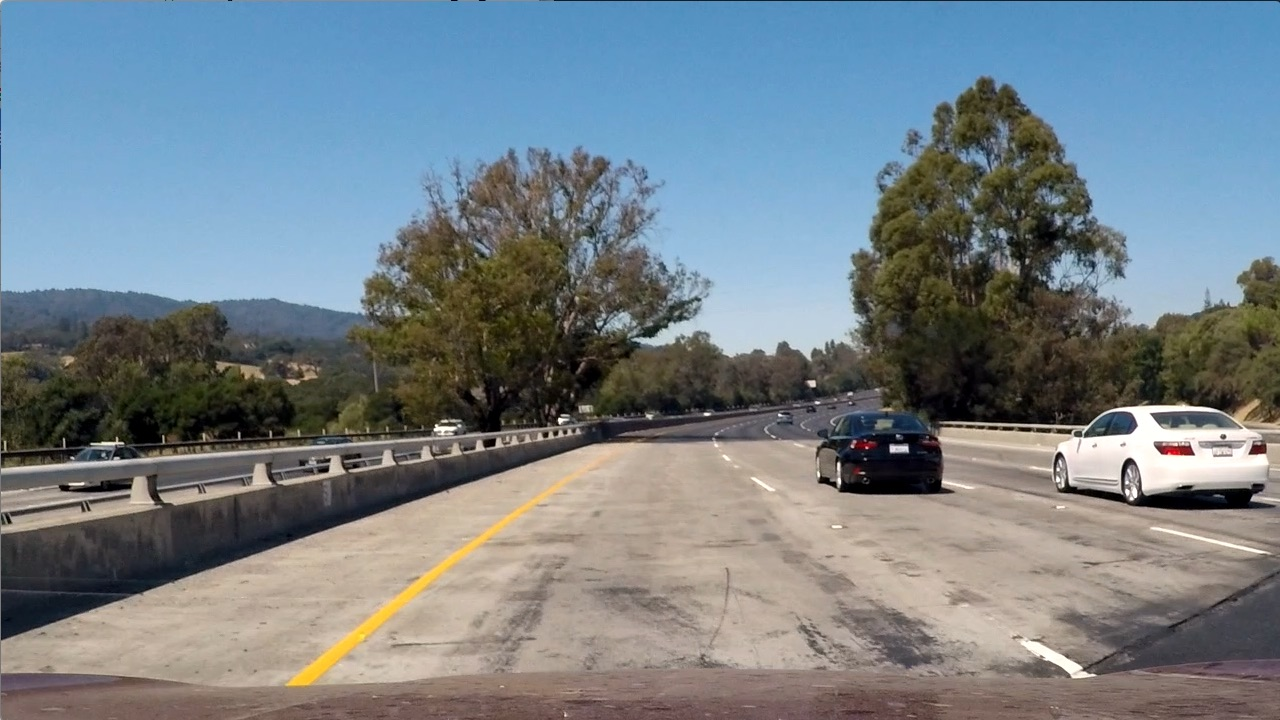
#> input picture project5_VehicleDetectionandTracking/test_images/test1.jpg, 1280 x 720 px
$ jupyter execute --allow-errors CarDetector.ipynb   (shell and % lines are left out)
#> lines starting #> are read from the running program, lines starting #| are printed output that depends on the picture
[cell 1]
import numpy as np
import cv2
import matplotlib.pyplot as plt
import matplotlib.image as mpimg

[cell 2]
def color_feature(image,size=(32,32),Bineachchannel=16):
    img= cv2.resize(image, size)
    a=np.histogram(img[:,:,2], bins=Bineachchannel, range=(0, 1))
    b=np.histogram(img[:,:,1], bins=Bineachchannel, range=(0, 1))
    c=np.histogram(img[:,:,0], bins=Bineachchannel, range=(0, 1))


    img=cv2.cvtColor(img,cv2.COLOR_RGB2HSV)
    d=np.histogram(img[:,:,2], bins=Bineachchannel, range=(0, 1))
    e=np.histogram(img[:,:,1], bins=Bineachchannel, range=(0, 1))
    f=np.histogram(img[:,:,0], bins=Bineachchannel, range=(0, 1))

    img=cv2.cvtColor(img,cv2.COLOR_RGB2HLS)
    g=np.histogram(img[:,:,2], bins=Bineachchannel, range=(0, 1))
    h=np.histogram(img[:,:,1], bins=Bineachchannel, range=(0, 1))
    l=np.histogram(img[:,:,0], bins=Bineachchannel, range=(0, 1))


    result=np.concatenate((a[0],b[0],c[0],d[0],e[0],f[0],g[0],h[0],l[0]),axis=0)
    return result

#> (a cell that did not finish here is left out)

[cell 4]
from skimage.feature import hog
pix_per_cell = 8
#> pix_per_cell = 8
cell_per_block = 2
orient = 9
def HOG(image):
    #img= cv2.resize(image, (32,32))
    image=cv2.cvtColor(image,cv2.COLOR_RGB2GRAY)
    features, hog_image = hog(image, orientations=orient,
                          pixels_per_cell=(pix_per_cell, pix_per_cell),
                          cells_per_block=(cell_per_block, cell_per_block),
                          visualise=True, feature_vector=False,
                          block_norm="L2-Hys")


    return hog_image

#> (a cell that did not finish here is left out)

[cell 6]
pix_per_cell = 16
#> pix_per_cell = 16
#> further down, image is the input picture: shape (720, 1280, 3); mean R, G, B 117.5, 128.7, 135.5
cell_per_block = 2
orient = 11

def HOG(image):
    #img= cv2.resize(image, (32,32))
    image=cv2.cvtColor(image,cv2.COLOR_RGB2GRAY)
    features, hog_image = hog(image, orientations=orient,
                          pixels_per_cell=(pix_per_cell, pix_per_cell),
                          cells_per_block=(cell_per_block, cell_per_block),
                          visualise=True, feature_vector=False,
                          block_norm="L2-Hys")


    return features.ravel()

[cell 7]
def feature_extract(image):
    a=color_feature(image)
    b=HOG(image)
    c=np.concatenate((a,b),axis=0)
    return c

[cell 8]
from sklearn.preprocessing import StandardScaler
X_scaler = StandardScaler()

[cell 9]
import glob
# Read in cars and notcars
images = glob.glob('*vehicles/*/*')
Y=[]
X=[]

for image in images:
    if 'non' in image:
        img=mpimg.imread(image)
        img=feature_extract(img)
        X.append(img)
        Y.append(0)
    else:
        img=mpimg.imread(image)
        img=feature_extract(img)
        X.append(img)
        Y.append(1)

print(np.shape(X))
print(np.shape(Y))

[cell 10]
from sklearn.model_selection import train_test_split
#from sklearn.model_selection import GridSearchCV
import time
from sklearn.svm import SVC
#> (the rest of this cell did not finish here and is left out)

#> (a cell that did not finish here is left out)

[cell 12]
from scipy.ndimage.measurements import label

#image=mpimg.imread("./test_images/test2.jpg")

class CarTracker():
    def __init__(self):
        self.Box_buffer={}
        self.n_frame=0
        self.Round=0

    def draw_labeled_bboxes(self,img, labels):
        # Iterate through all detected cars
        for car_number in range(1, labels[1]+1):
            # Find pixels with each car_number label value
            nonzero = (labels[0] == car_number).nonzero()
            # Identify x and y values of those pixels
            nonzeroy = np.array(nonzero[0])
            nonzerox = np.array(nonzero[1])
            # Define a bounding box based on min/max x and y
            bbox = ((np.min(nonzerox), np.min(nonzeroy)), (np.max(nonzerox), np.max(nonzeroy)))
            # Draw the box on the image
            cv2.rectangle(img, bbox[0], bbox[1], (0,0,255), 6)
        # Return the image
        return img

    def apply_threshold(self,heatmap, threshold):
        # Zero out pixels below the threshold
        heatmap[heatmap <= threshold] = 0
        # Return thresholded map
        return heatmap

    def Find_car(self,image):
        if self.n_frame<5:
            self.n_frame=self.n_frame+1
            self.Box_buffer[str(self.n_frame)]=[]
        original_image=np.copy(image)
        image=image[360:600,300:,:]
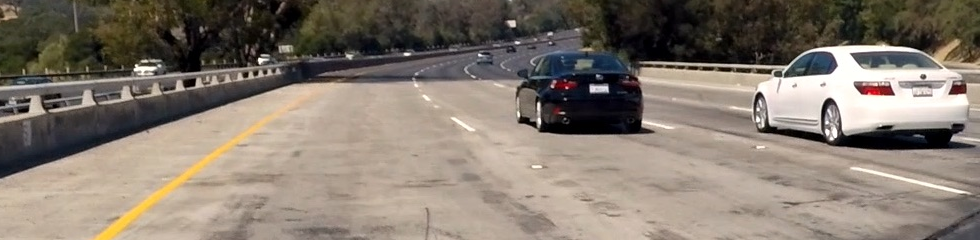
#> image: shape (240, 980, 3); mean of channels 0, 1, 2 132.5, 121.8, 110.7; drawn as R, G, B
        original_img=np.zeros_like(original_image[:,:,0])

        img=np.zeros_like(image[:,:,0])
        Overlap=3
        Box_size=[64,80,96]
        X,Y=np.shape(img)[0:2]
#> X = 240; Y = 980
        count=0

        if self.n_frame<=5 and self.Round==0  :
            if self.n_frame==5:
                self.Round=1

            for i in Box_size:
                if i==80:
                    Overlap=4
                if i==96:
                    Overlap=6
                n_x=int((X-i/Overlap)/i*Overlap)
                n_y=int((Y-i/Overlap)/i*Overlap)
                #print (n_x,n_y)
                for j in range(n_x):
                    for k in range(n_y):
                        count=count+1
                        Clip_img=original_image[(360+int(j*i/Overlap)):(360+int(j*i/Overlap+i)),int(300+k*i/Overlap):int(300+k*i/Overlap+i),:]
                        raw_img= cv2.resize(Clip_img, (64,64))
                        img_feature=feature_extract(raw_img)
                        img_feature=np.reshape(img_feature,(1,len(img_feature)))
                        img_feature=X_scaler.transform(img_feature)
                        if svc.predict_proba(img_feature)[0][1]>0.5:
                            self.Box_buffer[str(self.n_frame)].append([int(360+int(j*i/Overlap)),int(360+int(j*i/Overlap+i)),int(300+k*i/Overlap),int(300+k*i/Overlap+i)])
#> this loop made 1 pass
#> pass 1, in HOG, `image=cv2.cvtColor(image,cv2.COLOR_RGB2GRAY)`:
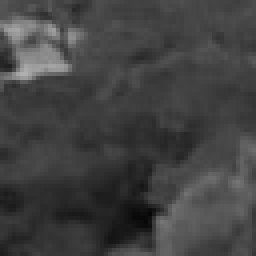
#> image: shape (64, 64) (shown 4 times larger); min 6, max 175, mean 65.7
#> after the loop:
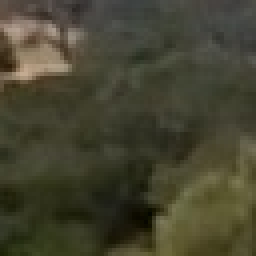
#> Clip_img: shape (64, 64, 3) (shown 4 times larger); mean R, G, B 69.1, 67.4, 48.2
#> after the loop, count = 1


        else:
            self.Box_buffer[str(self.Round)]=[]

            for i in Box_size:
                n_x=int((X-i/Overlap)/i*Overlap)
                n_y=int((Y-i/Overlap)/i*Overlap)
                #print (n_x,n_y)
                for j in range(n_x):
                    for k in range(n_y):
                        count=count+1
                        Clip_img=original_image[(360+int(j*i/Overlap)):(360+int(j*i/Overlap+i)),int(300+k*i/Overlap):int(300+k*i/Overlap+i),:]
                        raw_img= cv2.resize(Clip_img, (64,64))
                        img_feature=feature_extract(raw_img)
                        img_feature=np.reshape(img_feature,(1,len(img_feature)))
                        img_feature=X_scaler.transform(img_feature)
                        if svc.predict_proba(img_feature)[0][1]>0.6:
                            self.Box_buffer[str(self.Round)].append([int(360+int(j*i/Overlap)),int(360+int(j*i/Overlap+i)),int(300+k*i/Overlap),int(300+k*i/Overlap+i)])

            if self.Round<5:
                self.Round=self.Round+1
            else:
                self.Round=1


        count=0
        for j in self.Box_buffer.keys():
            print (j)
            for i in self.Box_buffer[j]:
                count=count+1
                original_img[i[0]:i[1],i[2]:i[3]]=original_img[i[0]:i[1],i[2]:i[3]]+1
        print (count)
        original_img=self.apply_threshold(original_img, threshold=18)


        labels = label(original_img)#,structure=s)
        draw_img = self.draw_labeled_bboxes(original_image, labels)

        return draw_img

[cell 13]
image=mpimg.imread("./test_images/test1.jpg")
track=CarTracker()
#> (the rest of this cell did not finish here and is left out)

$ run again, with project5_VehicleDetectionandTracking/test_images/test2.jpg copied over project5_VehicleDetectionandTracking/test_images/test1.jpg
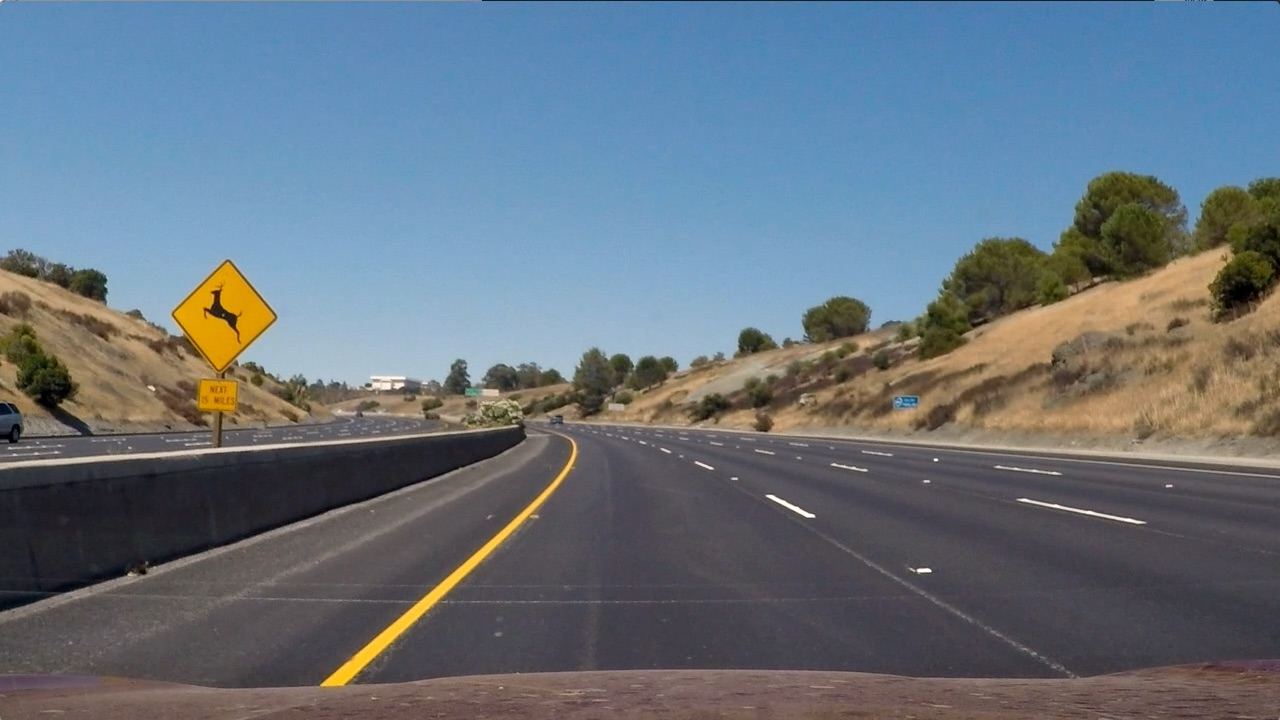
#> input picture project5_VehicleDetectionandTracking/test_images/test2.jpg, 1280 x 720 px
#> `pix_per_cell = 8`: pix_per_cell = 8
#> `pix_per_cell = 16`: pix_per_cell = 16
#> image is the input picture: shape (720, 1280, 3); mean R, G, B 102.8, 114.6, 125.5
#> in Find_car, `image=image[360:600,300:,:]`:
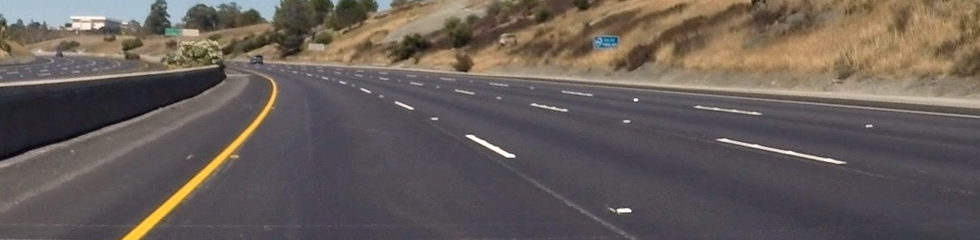
#> image: shape (240, 980, 3); mean of channels 0, 1, 2 101.9, 93.3, 88.3; drawn as R, G, B
#> after the loop in Find_car, `for i in Box_size:`:
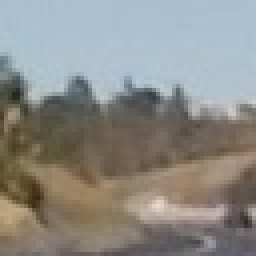
#> Clip_img: shape (64, 64, 3) (shown 4 times larger); mean R, G, B 140.5, 140.1, 135.7
#> after the loop in Find_car, `for i in Box_size:`: count = 1

$ run again, with project5_VehicleDetectionandTracking/test_images/test3.jpg copied over project5_VehicleDetectionandTracking/test_images/test1.jpg
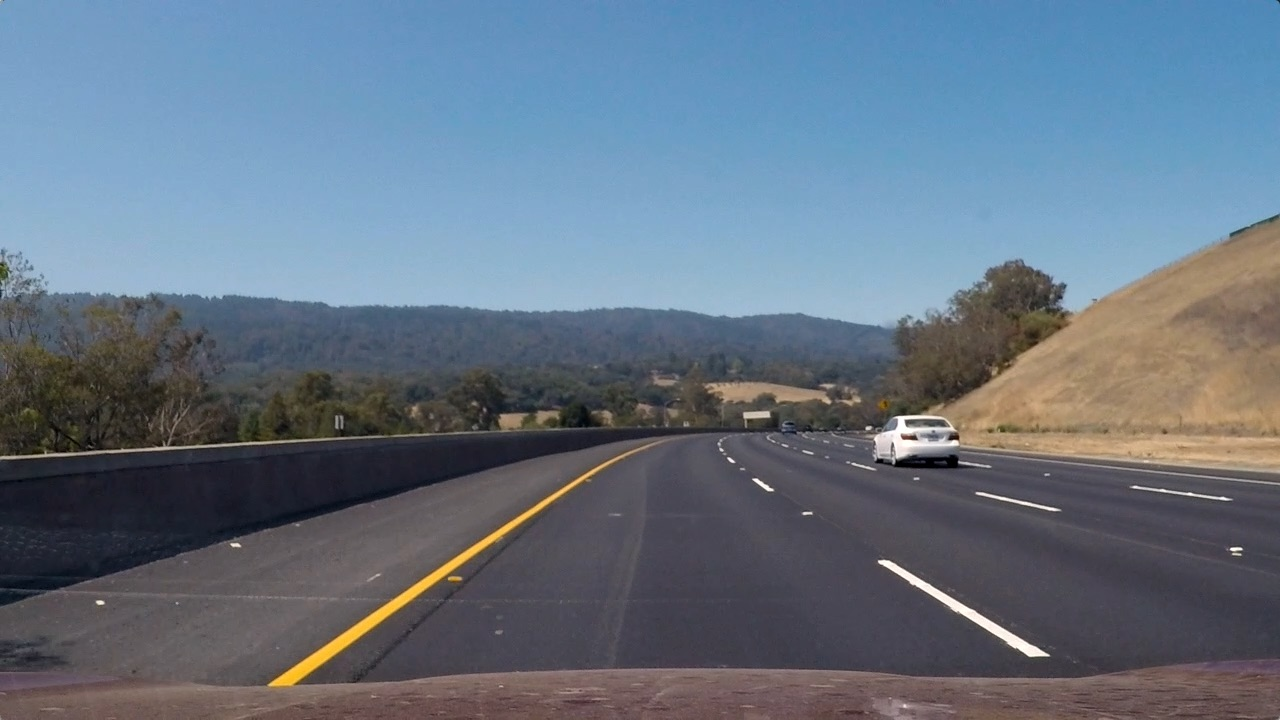
#> input picture project5_VehicleDetectionandTracking/test_images/test3.jpg, 1280 x 720 px
#> `pix_per_cell = 8`: pix_per_cell = 8
#> `pix_per_cell = 16`: pix_per_cell = 16
#> image is the input picture: shape (720, 1280, 3); mean R, G, B 101.1, 115.3, 130.7
#> in Find_car, `image=image[360:600,300:,:]`:
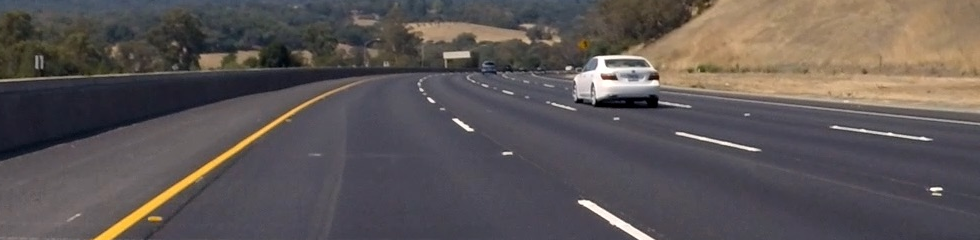
#> image: shape (240, 980, 3); mean of channels 0, 1, 2 92.7, 86, 85.3; drawn as R, G, B
#> after the loop in Find_car, `for i in Box_size:`:
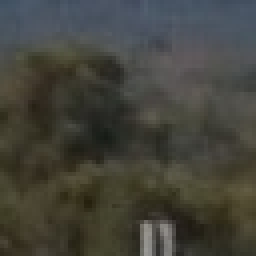
#> Clip_img: shape (64, 64, 3) (shown 4 times larger); mean R, G, B 67.6, 67.3, 59.6
#> after the loop in Find_car, `for i in Box_size:`: count = 1

$ run again, with project5_VehicleDetectionandTracking/test_images/test4.jpg copied over project5_VehicleDetectionandTracking/test_images/test1.jpg
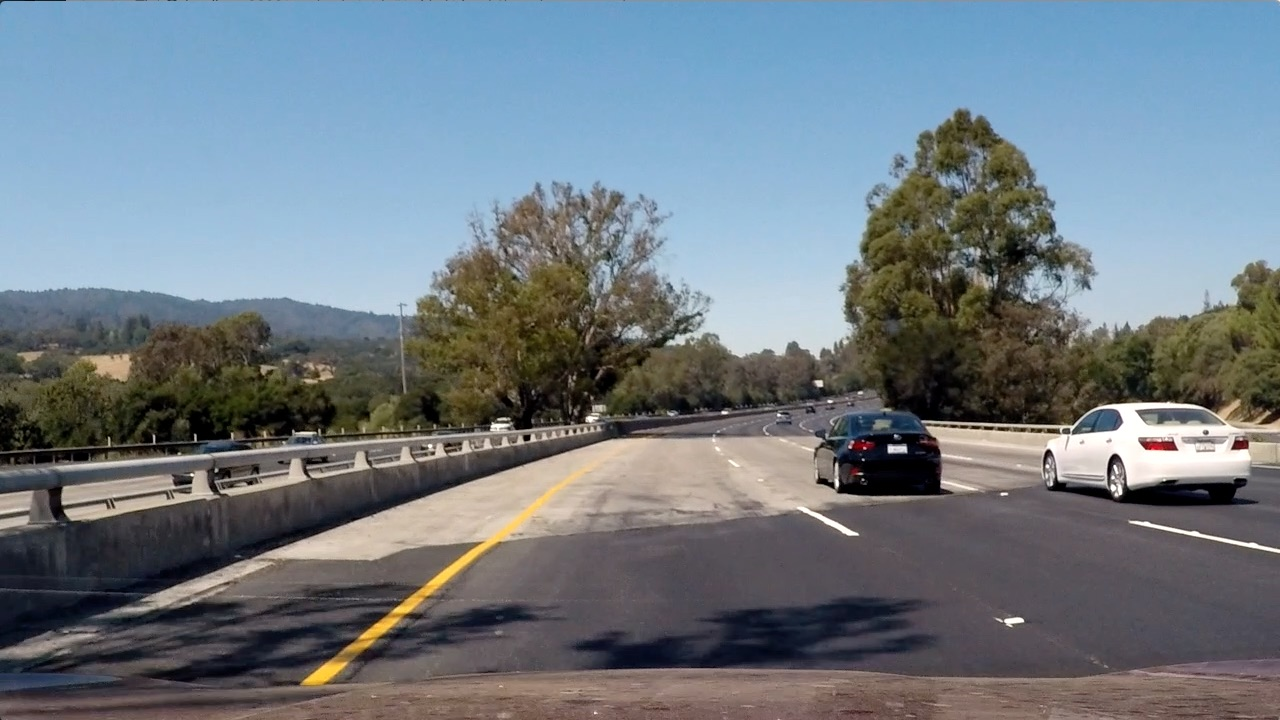
#> input picture project5_VehicleDetectionandTracking/test_images/test4.jpg, 1280 x 720 px
#> `pix_per_cell = 8`: pix_per_cell = 8
#> `pix_per_cell = 16`: pix_per_cell = 16
#> image is the input picture: shape (720, 1280, 3); mean R, G, B 112.2, 122.7, 130.9
#> the loop in Find_car, `for i in Box_size:` made 1 pass
#> pass 1, in HOG, `image=cv2.cvtColor(image,cv2.COLOR_RGB2GRAY)`:
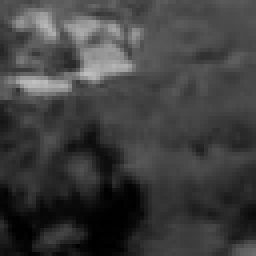
#> image: shape (64, 64) (shown 4 times larger); min 0, max 192, mean 62.8
#> after the loop in Find_car, `for i in Box_size:`:
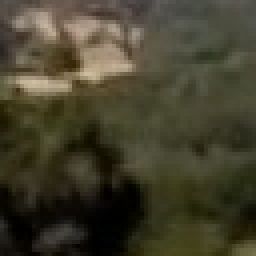
#> Clip_img: shape (64, 64, 3) (shown 4 times larger); mean R, G, B 67.7, 63.8, 44.8
#> after the loop in Find_car, `for i in Box_size:`: count = 1
